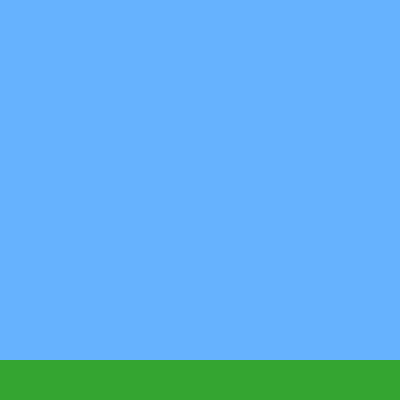
Frame 1 (no input)
Frame 60 (the mouse pressed at the canvas centre just before this capture): identical to frame 1, image omitted
Frame 120 (the mouse held since frame 60 and released just before this capture): identical to frame 1, image omitted

The Processing sketch that drew this single still picture (run headless with seeded random() and noise(); from frame 60 on, the mouse is pressed at the canvas centre):

// Processing sketch: ObjectOrientedGame3_0
// ── ObjectOrientedGame3_0.pde
Player play;

ArrayList<Integer> spriteUpdates = new ArrayList<Integer>();
int spriteDefault = 0;

void setup() {
  size(400,400); //make size 400 by 400
  noStroke(); //don't show strokes in shapes
  
  play = new Player(50,140,50,40);
}

void draw(){
  background(102,178,255); //set background to blue
  
  //draw ground
  fill(53,165,49); //change fill to green to simulate grass
  rect(0,360,400,40); //draw rectangle to act as ground of level
  
}

// ── Player.pde
class Player { //start of code for class 'Player'
  float playX, playY; //initiate class variables for player collision detection (x/y coord of sprite)
  float sizeX; //initiate class variable for the size of the character horizontally
  float sizeY; //initiate class variable for the size of the character vertically
 
  Player(float playX, float playY, float sizeX, float sizeY) { //constructors for class Player

  }
  
  void display() { //what to draw regarding player sprite
    
  }
}
